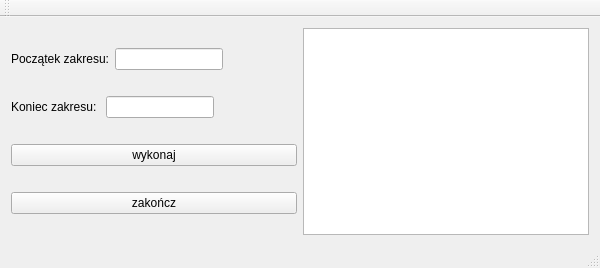
<?xml version="1.0" encoding="UTF-8"?>
<ui version="4.0">
 <class>MainWindow</class>
 <widget class="QMainWindow" name="MainWindow">
  <property name="geometry">
   <rect>
    <x>0</x>
    <y>0</y>
    <width>600</width>
    <height>268</height>
   </rect>
  </property>
  <property name="windowTitle">
   <string>MainWindow</string>
  </property>
  <widget class="QWidget" name="centralWidget">
   <layout class="QHBoxLayout" name="horizontalLayout">
    <item>
     <layout class="QVBoxLayout" name="verticalLayout">
      <item>
       <layout class="QHBoxLayout" name="horizontalLayout_2">
        <item>
         <widget class="QLabel" name="label">
          <property name="text">
           <string>Początek zakresu:</string>
          </property>
         </widget>
        </item>
        <item>
         <widget class="QLineEdit" name="lineEdit"/>
        </item>
        <item>
         <spacer name="horizontalSpacer">
          <property name="orientation">
           <enum>Qt::Horizontal</enum>
          </property>
          <property name="sizeHint" stdset="0">
           <size>
            <width>40</width>
            <height>20</height>
           </size>
          </property>
         </spacer>
        </item>
       </layout>
      </item>
      <item>
       <layout class="QHBoxLayout" name="horizontalLayout_4">
        <item>
         <widget class="QLabel" name="label_3">
          <property name="text">
           <string>Koniec zakresu: </string>
          </property>
         </widget>
        </item>
        <item>
         <widget class="QLineEdit" name="lineEdit_2"/>
        </item>
        <item>
         <spacer name="horizontalSpacer_2">
          <property name="orientation">
           <enum>Qt::Horizontal</enum>
          </property>
          <property name="sizeHint" stdset="0">
           <size>
            <width>40</width>
            <height>20</height>
           </size>
          </property>
         </spacer>
        </item>
       </layout>
      </item>
      <item>
       <widget class="QPushButton" name="pushButton">
        <property name="text">
         <string>wykonaj</string>
        </property>
       </widget>
      </item>
      <item>
       <widget class="QPushButton" name="zakoncz">
        <property name="text">
         <string>zakończ</string>
        </property>
       </widget>
      </item>
     </layout>
    </item>
    <item>
     <widget class="QTableWidget" name="tableWidget"/>
    </item>
   </layout>
  </widget>
  <widget class="QMenuBar" name="menuBar">
   <property name="geometry">
    <rect>
     <x>0</x>
     <y>0</y>
     <width>600</width>
     <height>23</height>
    </rect>
   </property>
  </widget>
  <widget class="QToolBar" name="mainToolBar">
   <attribute name="toolBarArea">
    <enum>TopToolBarArea</enum>
   </attribute>
   <attribute name="toolBarBreak">
    <bool>false</bool>
   </attribute>
  </widget>
  <widget class="QStatusBar" name="statusBar"/>
 </widget>
 <layoutdefault spacing="6" margin="11"/>
 <resources/>
 <connections/>
</ui>
